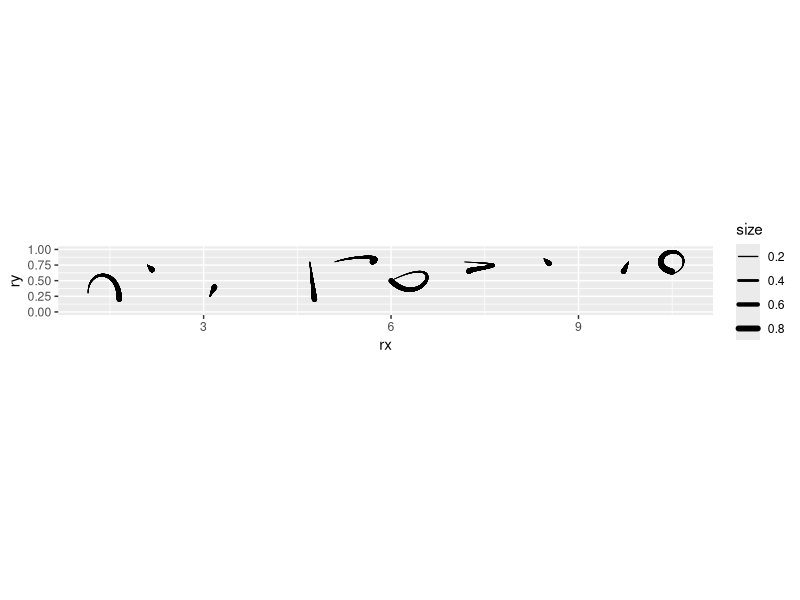
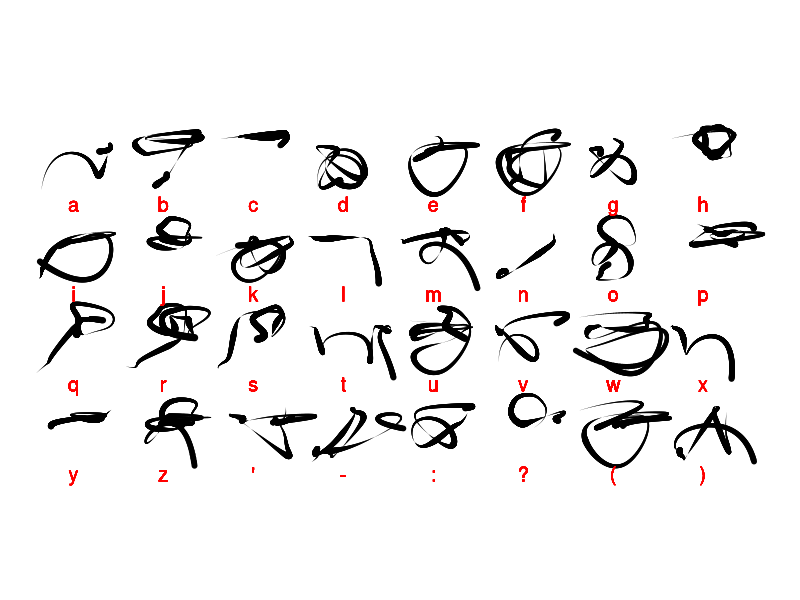
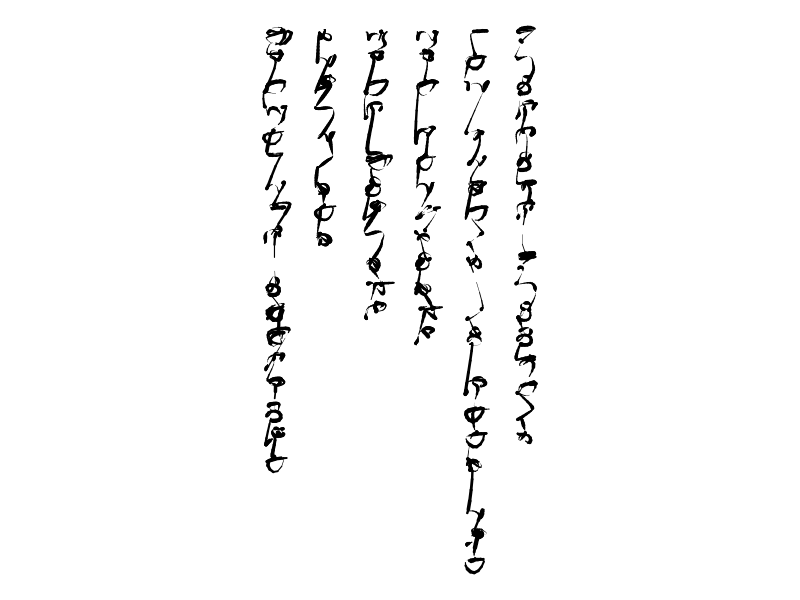
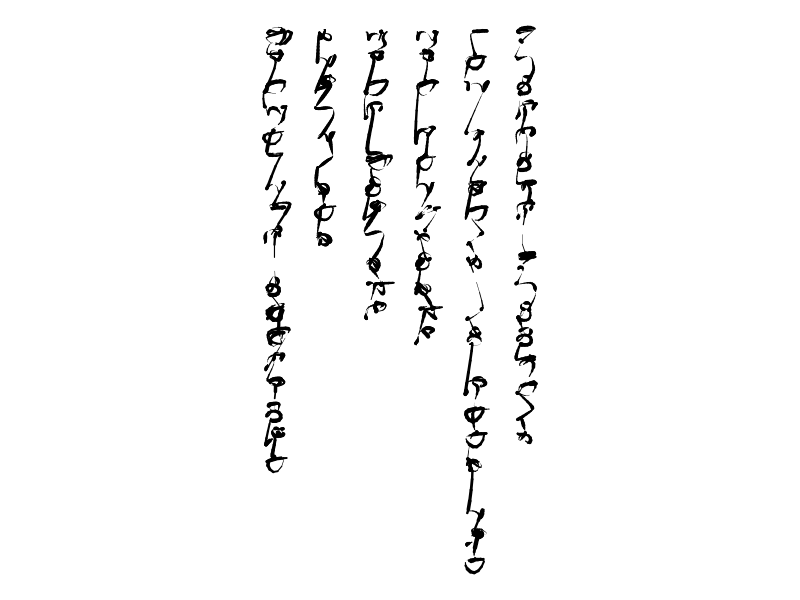

Write R code to recreate these figures, in order. (Note: this script raises an error after producing the figures.)
## ---- chunk 1
knitr::opts_chunk$set(
  collapse = TRUE,
  comment = "#>"
)
## ---- chunk 2
library(dplyr) # A Grammar of Data Manipulation
library(ggforce) # Accelerating 'ggplot2'
library(ggplot2) # Create Elegant Data Visualisations Using the Grammar of Graphics
library(glue) # Interpreted String Literals
library(stringr) # Simple, Consistent Wrappers for Common String Operations
library(tidyr) # Tidy Messy Data
## ---- chunk 3
seed <- sample.int(100000000, 1)
## ---- chunk 4
#set.seed(seed)

l <- c(letters, "'", "-", ":", "?", "(", ")") 
n_glyphs <- length(l) # Number of letters/glyphs
## ---- chunk 5

stroke1 <- data.frame(stroke_id = 1,
                      stroke = "stroke1",
                      rx = c(0.15, 0.15, 0.65, 0.65),
                      ry = c(0.30, 0.70, 0.70, 0.20),
                      size = c(0.1, 0.3, 0.5, 0.7))

stroke2 <- data.frame(stroke_id = 2,
                      stroke = "stroke2",
                      rx = c(0.1, 0.125, 0.15, 0.175),
                      ry = c(0.75, 0.725, 0.7, 0.675),
                      size = c(0.1, 0.3, 0.5, 0.7))

stroke3 <- data.frame(stroke_id = 3,
                      stroke = "stroke3",
                      rx = c(0.1, 0.125, 0.15, 0.175),
                      ry = c(0.25, 0.3, 0.35, 0.4),
                      size = c(0.1, 0.3, 0.5, 0.7))

stroke4 <- data.frame(stroke_id = 4,
                      stroke = "stroke4",
                      rx = c(0.7, 0.725, 0.75, 0.775),
                      ry = c(0.8, 0.6, 0.4, 0.2),
                      size = c(0.1, 0.3, 0.5, 0.7))

stroke5 <- data.frame(stroke_id = 5,
                      stroke = "stroke5",
                      rx = c(0.1, 0.4, 0.9, 0.7),
                      ry = c(0.8, 0.9, 0.9, 0.8),
                      size = c(0.1, 0.3, 0.5, 0.7))

stroke6 <- data.frame(stroke_id = 6,
                      stroke = "stroke6",
                      rx = c(0.0, 1.0, 0.5, 0.0),
                      ry = c(0.5, 1.0, 0, 0.5),
                      size = c(0.1, 0.3, 0.5, 0.7))

stroke7 <- data.frame(stroke_id = 7,
                      stroke = "stroke7",
                      rx = c(0.175, 1.2, 0.225, 0.25),
                      ry = c(0.8, 0.75, 0.7, 0.65),
                      size = c(0.1, 0.3, 0.5, 0.7))

stroke8 <- data.frame(stroke_id = 8,
                      stroke = "stroke8",
                      rx = c(0.45, 0.475, 0.5, 0.53),
                      ry = c(0.85, 0.825, 0.8, 0.775),
                      size = c(0.1, 0.3, 0.5, 0.7))

stroke9 <- data.frame(stroke_id = 9,
                      stroke = "stroke9",
                      rx = c(0.8, 0.773, 0.75, 0.72),
                      ry = c(0.8, 0.75, 0.7, 0.65),
                      size = c(0.1, 0.3, 0.5, 0.7))

stroke10 <- data.frame(theta = seq(3 * pi/2, 7 * pi/2, length = 10)) |>
  mutate(id = 1:n(),
         stroke_id = 10,
         stroke = "stroke10",
         rx = 0.50 + (0.2 - 0.00010 * id) * cos(theta),
         ry = 0.80 + (0.2 - 0.0043 * id) * sin(theta),
         size = c(0.1, 0.15, 0.25, 0.30, 0.45, 0.52, 0.61, 0.68, 0.75, 0.80)) |>
  select(-c(id, theta))

strokes <- rbind(stroke1,
                 stroke2,
                 stroke3,
                 stroke4,
                 stroke5,
                 stroke6,
                 stroke7,
                 stroke8,
                 stroke9,
                 stroke10
                 )
## ---- chunk 6
strokes |> 
  mutate(x = stroke_id,
         rx = rx + x) |>
  ggplot() +
  geom_bspline2(aes(x = rx, 
                    y = ry, 
                    #color = type, 
                    group = stroke,
                    linewidth = size),
                n = 800, 
                lineend = "round") + 
  scale_linewidth(range = c(0.2,2)) +
  ylim(c(0, 1)) +
  coord_equal()

## ---- chunk 7
set.seed(seed)

glyphs <-  data.frame(glyph = 1:n_glyphs) |>
  # Join the corresponding letters
  left_join(data.frame(letter = l, 
                       glyph = 1:n_glyphs),
            by = "glyph") |>
  # Randomly choose number of strokes for each glyph
  mutate(n_strokes = sample.int(2, n(), replace = TRUE) + sample.int(3, n(), replace = TRUE)) |>
  # Uncount to have as many rows per glyph as number of strokes
  uncount(n_strokes) |>
  # Sample the strokes for the glyph
  mutate(stroke = sample(unique(strokes$stroke), n(), replace = TRUE)) |>
  # Create an identifier for the glyph-stroke pair
  mutate(gs = factor(1:n())) |>
  # Group by glyph
  group_by(glyph) |>
  # Create identifier for position of stroke in glyph
  mutate(s = 1:n()) |>
  # Ungroup data frame
  ungroup() |>
  distinct(gs, .keep_all = TRUE)  
## ---- chunk 8
glyphs <- glyphs |>
  left_join(strokes,
            by = "stroke")
## ---- chunk 9
set.seed(seed)

n_row <- 8
n_col <- 4

text <- expand.grid(x = seq(1, n_row, 1), y = seq(n_col, 1, -1)) |>
  # Generate id for the position of glyphs in the text
  mutate(id = 1:n(),
         # Sample glyph identifiers
         letter = l) |>
  # Join strokes corresponding to each glyph identifier
  left_join(glyphs,
            by = "letter") |> 
  # Randomize the positions and sizes of the strokes by a small amount
  mutate(rx = x + rx + runif(n(), 0.95, 1.05) + s * runif(n(), 0.01, 0.10),
         ry = y + ry + runif(n(), 0.95, 1.05),
         size = 3 * size * runif(n(), 0.95,1.05))
## ---- chunk 10
text  |>
  ggplot() +
  geom_bspline2(aes(x = rx, 
                    y = ry, 
                    #color = type, 
                    group = id, #try x and id
                    linewidth = size),
                n = 800, 
                lineend = "round") + 
  # Add the identifier of the glyph for comparison
  geom_text(aes(x =  x + 1.5,
                y = y + 1.1,
                label = letter),
            color = "red", 
            size = 5) +
  scale_linewidth(range = c(0.0, 2.5)) +
  coord_equal() +
  #coord_equal(xlim = c(-1, 30), ylim = c(0, 2))# +
  theme_void() +
  theme(legend.position = "none")
## ---- chunk 11
tanka <- data.frame(text = c("Visible colours", 
                             "(Invisible passions)", 
                             "Fade from", 
                             "This world's", 
                             "Human hearts", 
                             "And flowers.")) |>
  # Convert all to lower case
  mutate(text = str_to_lower(text))
## ---- chunk 12
tanka <- data.frame(text = c("Blossoms blooming", 
                             "Yet making no seed are", 
                             "The sea-god's", 
                             "This world's", 
                             "Garlanded", 
                             "Whitecaps offshore.")) |>
  # Convert all to lower case
  mutate(text = str_to_lower(text))
## ---- chunk 13
#find the maximum width of a line in number of characters
pad <- max(str_length(tanka$text))

# Pad the strings to have the same width
tanka <- tanka |>
  mutate(text = str_pad(text, width = pad, side = "right"))

cols <- nrow(tanka)
## ---- chunk 14
set.seed(seed)

# These sequences are for right-left, top-down writing. Select the spacing between columns:
s_cols <- 2
atext <- data.frame(x = rep(seq(s_cols * cols, s_cols * 1, -s_cols), each = pad),
                    y = rep(pad:1, cols),
                    letter = str_split(tanka$text, pattern = "") |> 
                      unlist(),
                    type = "text") |>
  mutate(id = 1:n()) |>
  left_join(data.frame(letter = l, glyph = 1:n_glyphs),
            by = "letter") |>
  # Join strokes coresponding to each glyph identifier
  left_join(glyphs,
            by = "glyph") |> 
  # Randomize the strokes position and size by a small amount
  mutate(rx = x + rx + runif(n(), 0.95, 1.05) + s * runif(n(), 0.01, 0.10),
         ry = y + ry + runif(n(), 0.95, 1.05),
         size = 3 * size * runif(n(), 0.95,1.05)) |>
  drop_na()


## ---- chunk 15
# Find the x and y extents
x_range <- max(atext$x) - min(atext$x)
y_range <- max(atext$y) - min(atext$y)


if(x_range > y_range){
  # If wider than taller
  w = 7
  h = 7 * y_range/x_range
}else{
  # If taller than wider
  w = 7 * x_range/y_range
  h = 7
}
## ---- chunk 16
atext |>
  #slice_head(n = 73) |>
  ggplot() +
  geom_bspline2(aes(x = rx, 
                    y = ry, 
                    #color = type, 
                    group = x, #try x and id
                    linewidth = size),
                n = 800, 
                lineend = "round") + 
  scale_linewidth(range = c(0.0, 1.5)) +
  coord_equal() +
  theme_void() +
  theme(legend.position = "none",
        panel.background = element_rect(color = NA,
                                        fill = "white"))

# Save named image
ggsave(glue::glue("outputs/asemic-poetry-{seed}.png"),
       height = h,
       width = w,
       units = "in")
## ---- chunk 17
# Display image
knitr::include_graphics(glue::glue("outputs/asemic-poetry-{seed}.png"))
## ---- chunk 18
# Display image
knitr::include_graphics(c(glue::glue("outputs/asemic-poetry-59992805.png"),
                          glue::glue("outputs/asemic-poetry-38750804.png"),
                          glue::glue("outputs/asemic-poetry-86279955.png")))
